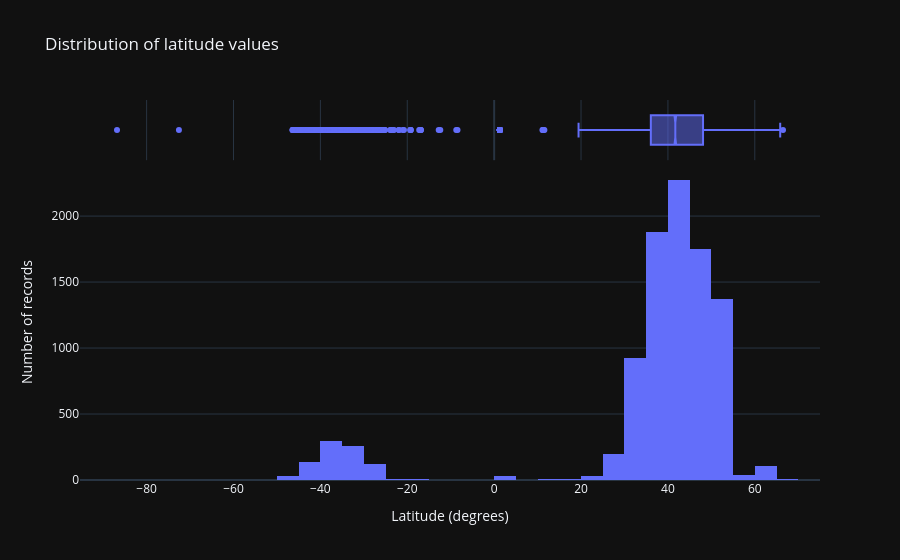
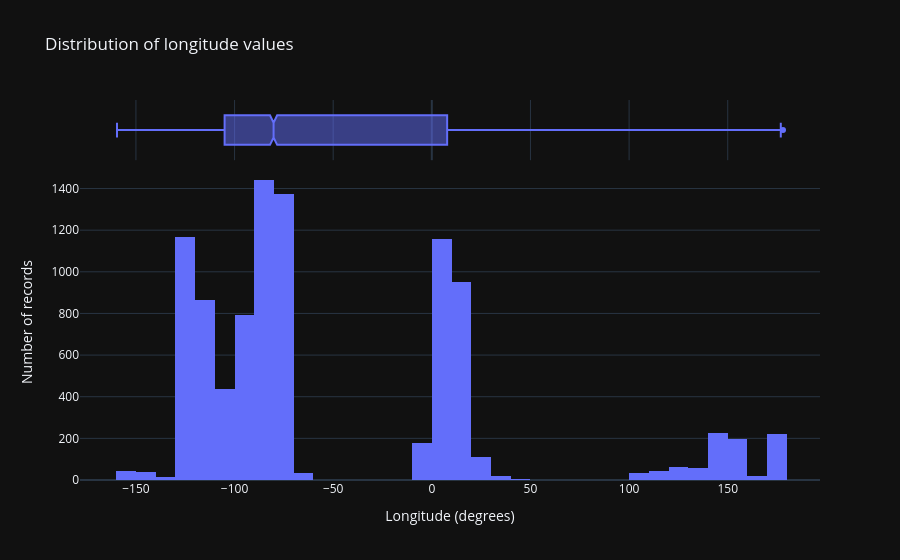

The notebook cell saved with these charts, in order:
### Markdown cell above
## 11. Latitude and longitude distribution (interactive)

Plotly maps colored by latitude and by longitude, and histograms with box plots, for all 9488 records with their uncorrected coordinates. The figures are stored as Plotly output, which GitHub does not render; run the notebook locally or open `pages/3_Lat_Lon_Distribution.py` in the dashboard.

### Code cell
# ============================================================
# 6. LATITUDE AND LONGITUDE DISTRIBUTION VISUALIZATIONS
# ============================================================

import plotly.express as px
from IPython.display import display

# Choose which analysis dataset to visualize.
# Change to analysis_unique_records for unique-location analysis.
# Coordinates are uncorrected here, so the swapped records still plot in the wrong place.
coordinate_plot_df = analysis_all_records.copy()

coordinate_plot_df[("latitude")] = pd.to_numeric(
    coordinate_plot_df["latitude"], errors="coerce"
)
coordinate_plot_df["longitude"] = pd.to_numeric(
    coordinate_plot_df["longitude"], errors="coerce"
)

# Keep only valid geographic coordinate pairs.
coordinate_plot_df = coordinate_plot_df[
    coordinate_plot_df["latitude"].between(-90, 90)
    & coordinate_plot_df["longitude"].between(-180, 180)
].copy()

print("Records included in coordinate distributions:", len(coordinate_plot_df))

# ------------------------------------------------------------
# A. MAPS: LATITUDE AND LONGITUDE
# ------------------------------------------------------------

# Unused leftover line.
left, right = __import__("plotly").graph_objects, None

fig_latitude_map = px.scatter_geo(
    coordinate_plot_df,
    lat="latitude",
    lon="longitude",
    color="latitude",
    hover_name="name" if "name" in coordinate_plot_df.columns else None,
    hover_data={
        "latitude": ":.5f",
        "longitude": ":.5f",
        "city": True if "city" in coordinate_plot_df.columns else False,
        "state_province": True if "state_province" in coordinate_plot_df.columns else False,
        "country": True if "country" in coordinate_plot_df.columns else False,
    },
    color_continuous_scale="Viridis",
    title="Geographic distribution of latitude values",
    projection="natural earth",
)

fig_latitude_map.update_layout(
    geo=dict(showland=True, showcountries=True),
    coloraxis_colorbar_title="Latitude (°)",
    margin=dict(l=0, r=0, t=55, b=0),
)

fig_longitude_map = px.scatter_geo(
    coordinate_plot_df,
    lat="latitude",
    lon="longitude",
    color="longitude",
    hover_name="name" if "name" in coordinate_plot_df.columns else None,
    hover_data={
        "latitude": ":.5f",
        "longitude": ":.5f",
        "city": True if "city" in coordinate_plot_df.columns else False,
        "state_province": True if "state_province" in coordinate_plot_df.columns else False,
        "country": True if "country" in coordinate_plot_df.columns else False,
    },
    color_continuous_scale="Plasma",
    title="Geographic distribution of longitude values",
    projection="natural earth",
)

fig_longitude_map.update_layout(
    geo=dict(showland=True, showcountries=True),
    coloraxis_colorbar_title="Longitude (°)",
    margin=dict(l=0, r=0, t=55, b=0),
)

fig_latitude_map.show()
fig_longitude_map.show()

# ------------------------------------------------------------
# B. STATISTICAL DISTRIBUTIONS
# ------------------------------------------------------------

fig_latitude_dist = px.histogram(
    coordinate_plot_df,
    x="latitude",
    nbins=50,
    marginal="box",
    title="Distribution of latitude values",
    labels={"latitude": "Latitude (degrees)", "count": "Record count"},
)

fig_latitude_dist.update_layout(
    xaxis_title="Latitude (degrees)",
    yaxis_title="Number of records",
)

fig_longitude_dist = px.histogram(
    coordinate_plot_df,
    x="longitude",
    nbins=50,
    marginal="box",
    title="Distribution of longitude values",
    labels={"longitude": "Longitude (degrees)", "count": "Record count"},
)

fig_longitude_dist.update_layout(
    xaxis_title="Longitude (degrees)",
    yaxis_title="Number of records",
)

fig_latitude_dist.show()
fig_longitude_dist.show()

### Figure 1 — Plotly figure (JSON) as saved in the notebook; plotly's stock layout.template omitted (floating-point values rounded to 4 significant figures; data arrays with more than 128 entries replaced by an {"elided": "..."} marker saying what was removed)
{"data": [{"bingroup": "x", "hovertemplate": "Latitude (degrees)=%{x}<br>count=%{y}<extra></extra>", "legendgroup": "", "marker": {"color": "#636efa", "pattern": {"shape": ""}}, "name": "", "nbinsx": 50, "orientation": "v", "showlegend": false, "x": {"elided": "9488 float values"}, "xaxis": "x", "yaxis": "y", "type": "histogram"}, {"hovertemplate": "Latitude (degrees)=%{x}<extra></extra>", "legendgroup": "", "marker": {"color": "#636efa"}, "name": "", "notched": true, "showlegend": false, "x": {"elided": "9488 float values"}, "xaxis": "x2", "yaxis": "y2", "type": "box"}], "layout": {"xaxis": {"anchor": "y", "domain": [0.0, 1.0], "title": {"text": "Latitude (degrees)"}}, "yaxis": {"anchor": "x", "domain": [0.0, 0.8316], "title": {"text": "Number of records"}}, "xaxis2": {"anchor": "y2", "domain": [0.0, 1.0], "matches": "x", "showticklabels": false, "showgrid": true}, "yaxis2": {"anchor": "x2", "domain": [0.8416, 1.0], "matches": "y2", "showticklabels": false, "showline": false, "ticks": "", "showgrid": false}, "legend": {"tracegroupgap": 0}, "title": {"text": "Distribution of latitude values"}, "barmode": "relative"}}

### Figure 2 — Plotly figure (JSON) as saved in the notebook; plotly's stock layout.template omitted (floating-point values rounded to 4 significant figures; data arrays with more than 128 entries replaced by an {"elided": "..."} marker saying what was removed)
{"data": [{"bingroup": "x", "hovertemplate": "Longitude (degrees)=%{x}<br>count=%{y}<extra></extra>", "legendgroup": "", "marker": {"color": "#636efa", "pattern": {"shape": ""}}, "name": "", "nbinsx": 50, "orientation": "v", "showlegend": false, "x": {"elided": "9488 float values"}, "xaxis": "x", "yaxis": "y", "type": "histogram"}, {"hovertemplate": "Longitude (degrees)=%{x}<extra></extra>", "legendgroup": "", "marker": {"color": "#636efa"}, "name": "", "notched": true, "showlegend": false, "x": {"elided": "9488 float values"}, "xaxis": "x2", "yaxis": "y2", "type": "box"}], "layout": {"xaxis": {"anchor": "y", "domain": [0.0, 1.0], "title": {"text": "Longitude (degrees)"}}, "yaxis": {"anchor": "x", "domain": [0.0, 0.8316], "title": {"text": "Number of records"}}, "xaxis2": {"anchor": "y2", "domain": [0.0, 1.0], "matches": "x", "showticklabels": false, "showgrid": true}, "yaxis2": {"anchor": "x2", "domain": [0.8416, 1.0], "matches": "y2", "showticklabels": false, "showline": false, "ticks": "", "showgrid": false}, "legend": {"tracegroupgap": 0}, "title": {"text": "Distribution of longitude values"}, "barmode": "relative"}}
